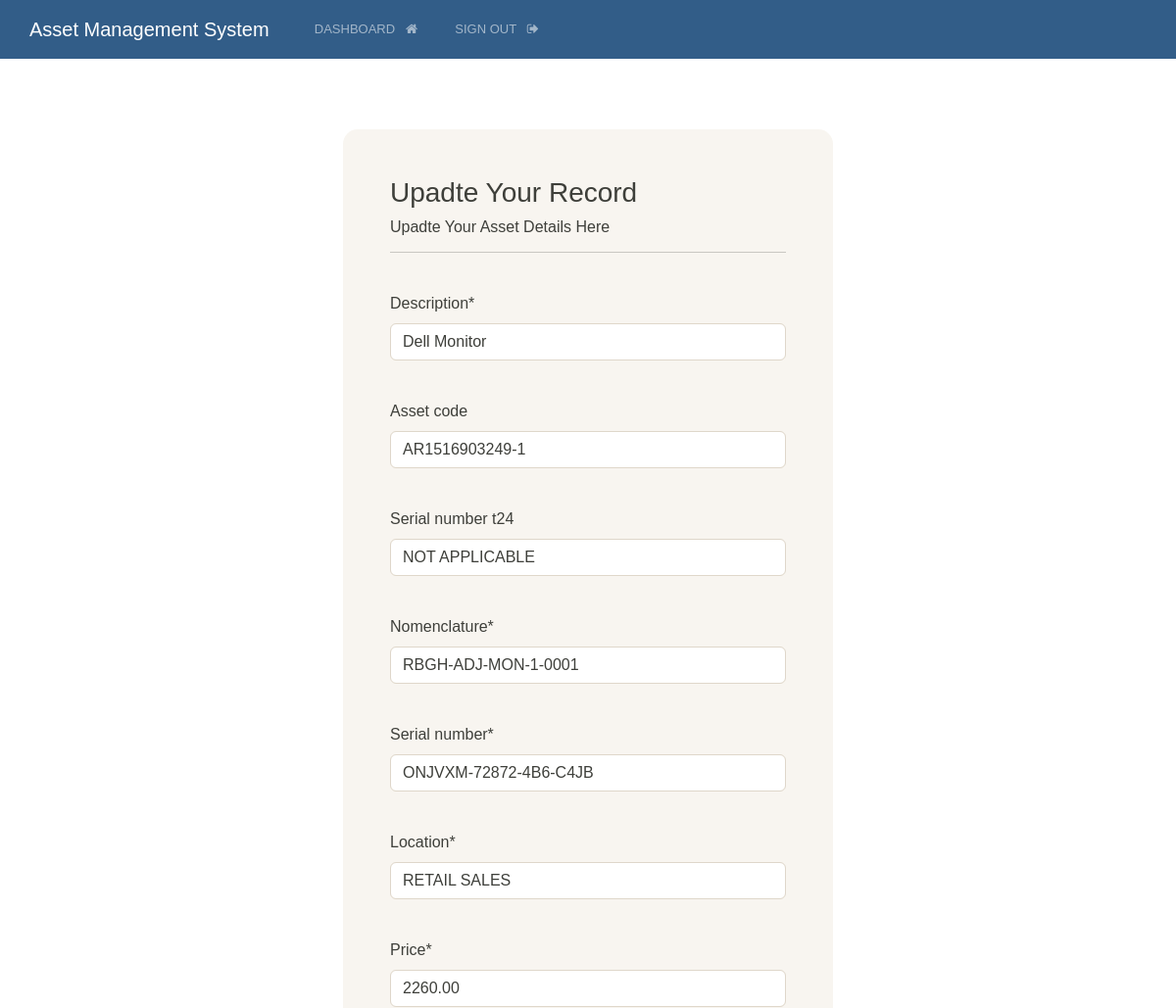
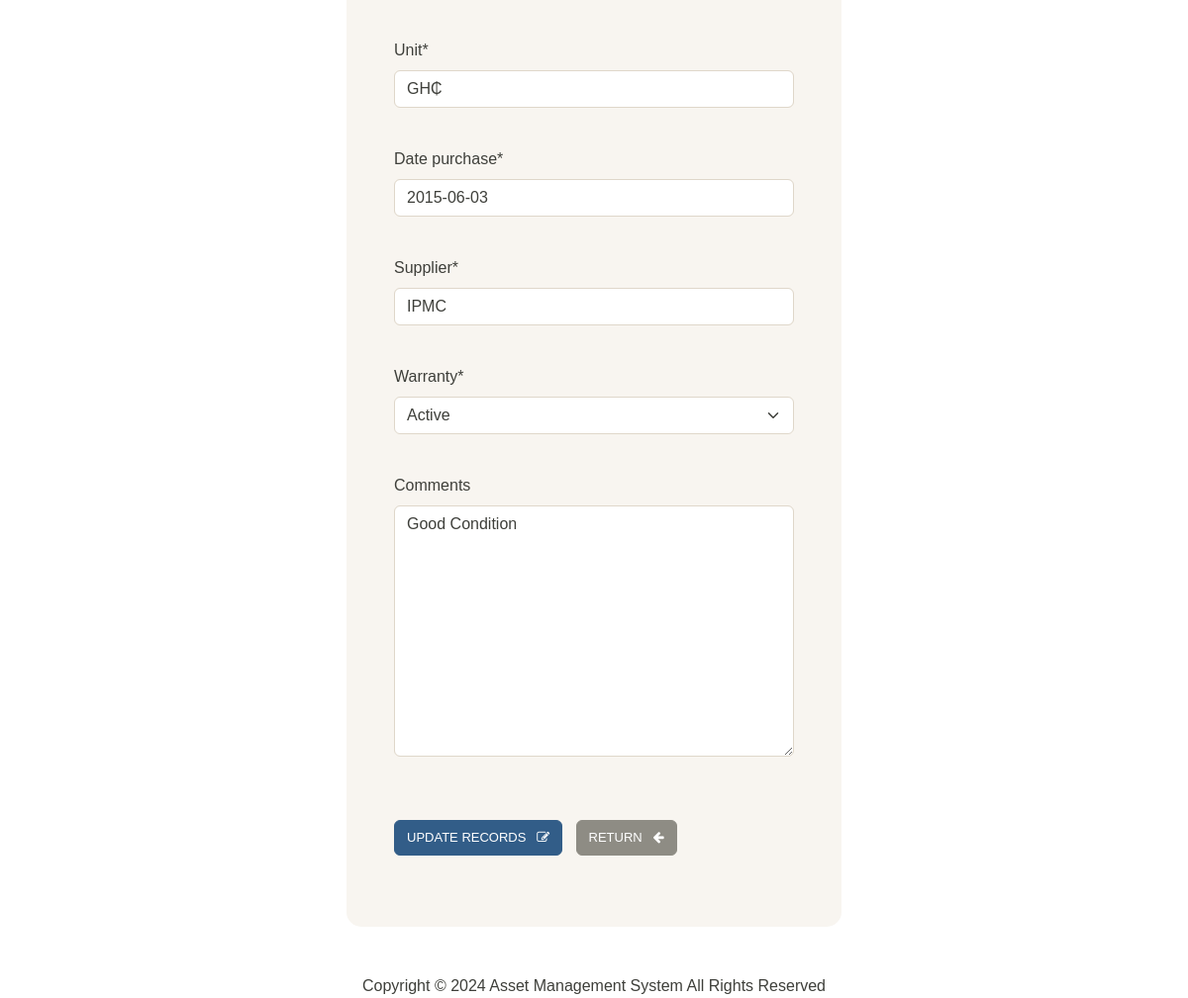
The app's page /update-record/34 (signed in) with its own data (2 pictures, top to bottom).
### webapp/models.py (models this page shows, shortened)
class AssetRecord(models.Model):
    description = models.CharField(max_length=255)
    asset_code = models.CharField(max_length=255, unique=True, blank=True, null=True)
    serial_number_t24 = models.CharField(max_length=255, blank=True, null=True, default="NOT APPLICABLE")
    nomenclature = models.CharField(max_length=255, unique=True)
    serial_number = models.CharField(max_length=255)
    location = models.CharField(max_length=255)
    date_purchase = models.DateField()  # Changed to DateField
    price = models.DecimalField(max_digits=10, decimal_places=2)
    unit = models.CharField(max_length=10)
    supplier = models.CharField(max_length=255)
    warranty = models.CharField(max_length=255, choices=[('active', 'Active'), ('expired', 'Expired')])
    comments = models.TextField(blank=True)

### webapp/views.py (the view)
# urls.py: path('update-record/<int:pk>',views.update_record, name="update-record"),
@login_required(login_url='login')
def update_record(request, pk):
    record = AssetRecord.objects.get(id=pk)
    form = UpdateRecordForm(instance=record)
    if request.method == 'POST':
        form = UpdateRecordForm(request.POST, instance=record)
        if form.is_valid():
            form.save()
            messages.success(request, 'Record was updated successfully')
            return redirect('dashboard')
    context = {'form':form}
    return render(request, 'update-record.html', context)

### webapp/forms.py
class UpdateRecordForm(forms.ModelForm):
    class Meta:
        model = AssetRecord
        fields = ['description', 'asset_code', 'serial_number_t24', 'nomenclature', 'serial_number', 'location',  'price', 'unit', 'date_purchase', 'supplier', 'warranty', 'comments']

### templates/update-record.html (shortened to what this page needs)
{%extends 'base.html'%}
{%load crispy_forms_tags%}
{%block content%}
<body>
    <div class="container bg-light shadow-md p-5 form-layout">
        <h3> Upadte Your Record </h3>
        <h6> Upadte Your  Asset Details Here </h6>
        <hr>
        <br>
        <form method = "POST" autocomplete="off">
            {{form.description|as_crispy_field}}
            <br>
            {{form.asset_code|as_crispy_field}}
            <br>
            {{form.serial_number_t24|as_crispy_field}}
            <br>
            {{form.nomenclature|as_crispy_field}}
            <br>
            {{form.serial_number|as_crispy_field}}
            <br>
            {{form.location|as_crispy_field}}
            <br>
            {{form.price|as_crispy_field}}
            <br>
            {{form.unit|as_crispy_field}}
            <br>
            {{form.date_purchase|as_crispy_field}}
            <br>
            {{form.supplier|as_crispy_field}}
            <br>
            {{form.warranty|as_crispy_field}}
            <br>
            {{form.comments|as_crispy_field}}
            <br>
            <br>
            <button type="submit" class="btn btn-primary " > Update Records &nbsp; <i class="fa fa-edit" aria-hidden="true"></i></button>
            <a href="{% url 'dashboard' %}" class="btn btn-secondary">Return &nbsp; <i class="fa fa-arrow-left" aria-hidden="true"></i></a>
        </form>
        <br>
    </div>
</body>
{%endblock%}

### static/css/style.css (style rules this page uses)
body { margin: 0; padding: 0; font-family: Arial, sans-serif; box-sizing: border-box; }
.container { width: 100%; max-width: 1200px; margin: 0 auto; padding: 20px; }
.form-layout { border-radius: 15px; width: 500px; }

### records on screen
AssetRecord: description "Dell Monitor", asset_code "AR1516903249-1", serial_number_t24 "NOT APPLICABLE", nomenclature "RBGH-ADJ-MON-1-0001", serial_number "ONJVXM-72872-4B6-C4JB", location "RETAIL SALES", price "2260.00", unit "GH₵", date_purchase "2015-06-03", supplier "IPMC", warranty "Active", comments "Good Condition"
